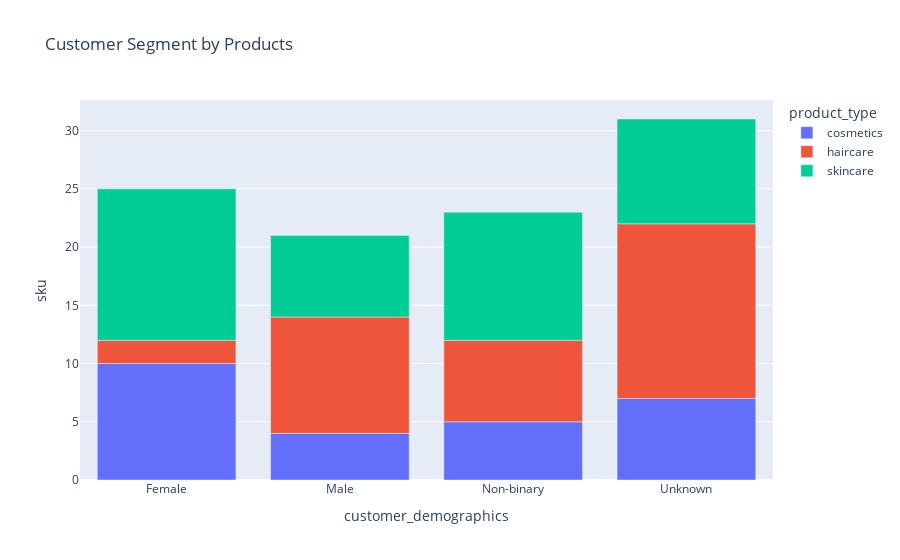

Here is the notebook cell this chart was saved with:
### Code cell
bar_Customer_Segment_by_Products = px.bar(Customer_Segment_by_Products, x='customer_demographics', y='sku', \
    title='Customer Segment by Products',color='product_type')
bar_Customer_Segment_by_Products.show()

### Figure 1 — Plotly figure (JSON) as saved in the notebook; plotly's stock layout.template omitted (floating-point values rounded to 4 significant figures)
{"data": [{"alignmentgroup": "True", "hovertemplate": "product_type=cosmetics<br>customer_demographics=%{x}<br>sku=%{y}<extra></extra>", "legendgroup": "cosmetics", "marker": {"color": "#636efa", "pattern": {"shape": ""}}, "name": "cosmetics", "offsetgroup": "cosmetics", "orientation": "v", "showlegend": true, "textposition": "auto", "type": "bar", "x": ["Female", "Male", "Non-binary", "Unknown"], "xaxis": "x", "y": [10, 4, 5, 7], "yaxis": "y"}, {"alignmentgroup": "True", "hovertemplate": "product_type=haircare<br>customer_demographics=%{x}<br>sku=%{y}<extra></extra>", "legendgroup": "haircare", "marker": {"color": "#EF553B", "pattern": {"shape": ""}}, "name": "haircare", "offsetgroup": "haircare", "orientation": "v", "showlegend": true, "textposition": "auto", "type": "bar", "x": ["Female", "Male", "Non-binary", "Unknown"], "xaxis": "x", "y": [2, 10, 7, 15], "yaxis": "y"}, {"alignmentgroup": "True", "hovertemplate": "product_type=skincare<br>customer_demographics=%{x}<br>sku=%{y}<extra></extra>", "legendgroup": "skincare", "marker": {"color": "#00cc96", "pattern": {"shape": ""}}, "name": "skincare", "offsetgroup": "skincare", "orientation": "v", "showlegend": true, "textposition": "auto", "type": "bar", "x": ["Female", "Male", "Non-binary", "Unknown"], "xaxis": "x", "y": [13, 7, 11, 9], "yaxis": "y"}], "layout": {"autosize": true, "barmode": "relative", "legend": {"title": {"text": "product_type"}, "tracegroupgap": 0}, "title": {"text": "Customer Segment by Products"}, "xaxis": {"anchor": "y", "autorange": true, "domain": [0, 1], "range": [-0.5, 3.5], "title": {"text": "customer_demographics"}, "type": "category"}, "yaxis": {"anchor": "x", "autorange": true, "domain": [0, 1], "range": [0, 32.63], "title": {"text": "sku"}, "type": "linear"}}}
